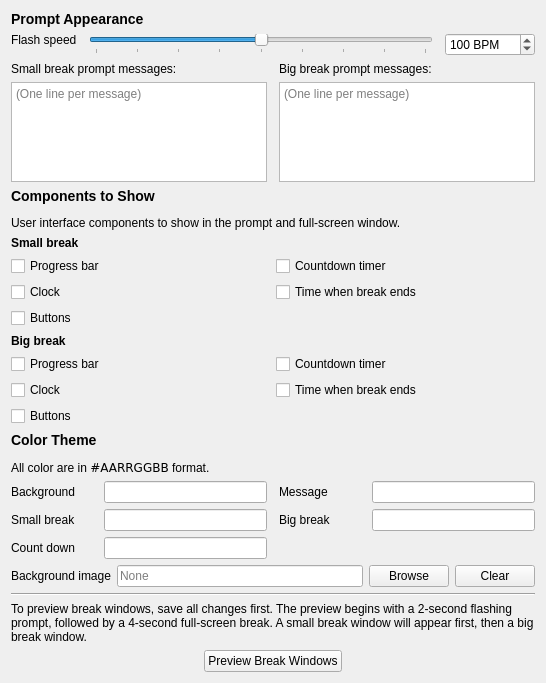
          <widget class="QWidget" name="UIPage">
           <layout class="QVBoxLayout" name="verticalLayout_3">
            <item>
             <widget class="QLabel" name="label_27">
              <property name="text">
               <string>&lt;h3&gt;Prompt Appearance&lt;/h3&gt;</string>
              </property>
             </widget>
            </item>
            <item>
             <layout class="QGridLayout" name="gridLayout_10" columnstretch="0,0,0">
              <property name="horizontalSpacing">
               <number>12</number>
              </property>
              <property name="verticalSpacing">
               <number>0</number>
              </property>
              <item row="0" column="0" rowspan="2">
               <widget class="QLabel" name="label_8">
                <property name="text">
                 <string>Flash speed</string>
                </property>
                <property name="alignment">
                 <set>Qt::AlignmentFlag::AlignLeading|Qt::AlignmentFlag::AlignLeft|Qt::AlignmentFlag::AlignTop</set>
                </property>
               </widget>
              </item>
              <item row="0" column="1">
               <widget class="QSlider" name="flashSpeedSlider">
                <property name="maximum">
                 <number>200</number>
                </property>
                <property name="pageStep">
                 <number>25</number>
                </property>
                <property name="value">
                 <number>100</number>
                </property>
                <property name="orientation">
                 <enum>Qt::Orientation::Horizontal</enum>
                </property>
                <property name="tickPosition">
                 <enum>QSlider::TickPosition::TicksBelow</enum>
                </property>
               </widget>
              </item>
              <item row="0" column="2">
               <widget class="QSpinBox" name="flashSpeedBox">
                <property name="suffix">
                 <string notr="true"> BPM</string>
                </property>
                <property name="maximum">
                 <number>65535</number>
                </property>
                <property name="value">
                 <number>100</number>
                </property>
               </widget>
              </item>
             </layout>
            </item>
            <item>
             <layout class="QGridLayout" name="gridLayout">
              <property name="horizontalSpacing">
               <number>12</number>
              </property>
              <item row="1" column="0">
               <widget class="QPlainTextEdit" name="smallBreakMessages">
                <property name="maximumSize">
                 <size>
                  <width>16777215</width>
                  <height>100</height>
                 </size>
                </property>
                <property name="placeholderText">
                 <string>(One line per message)</string>
                </property>
               </widget>
              </item>
              <item row="0" column="1">
               <widget class="QLabel" name="label_34">
                <property name="text">
                 <string>Big break prompt messages:</string>
                </property>
                <property name="wordWrap">
                 <bool>true</bool>
                </property>
               </widget>
              </item>
              <item row="0" column="0">
               <widget class="QLabel" name="label">
                <property name="text">
                 <string>Small break prompt messages:</string>
                </property>
                <property name="wordWrap">
                 <bool>true</bool>
                </property>
               </widget>
              </item>
              <item row="1" column="1">
               <widget class="QPlainTextEdit" name="bigBreakMessages">
                <property name="maximumSize">
                 <size>
                  <width>16777215</width>
                  <height>100</height>
                 </size>
                </property>
                <property name="placeholderText">
                 <string>(One line per message)</string>
                </property>
               </widget>
              </item>
             </layout>
            </item>
            <item>
             <widget class="QLabel" name="label_16">
              <property name="text">
               <string>&lt;h3&gt;Components to Show&lt;/h3&gt;

&lt;p&gt;User interface components to show in the prompt and full-screen window.&lt;/p&gt;</string>
              </property>
             </widget>
            </item>
            <item>
             <widget class="QLabel" name="label_9">
              <property name="text">
               <string>&lt;h4&gt;Small break&lt;/h4&gt;</string>
              </property>
             </widget>
            </item>
            <item>
             <layout class="QGridLayout" name="gridLayout_12">
              <item row="0" column="0">
               <widget class="QCheckBox" name="smallBreakShowProgressBar">
                <property name="text">
                 <string>Progress bar</string>
                </property>
               </widget>
              </item>
              <item row="1" column="1">
               <widget class="QCheckBox" name="smallBreakShowEndTime">
                <property name="text">
                 <string>Time when break ends</string>
                </property>
               </widget>
              </item>
              <item row="1" column="0">
               <widget class="QCheckBox" name="smallBreakShowClock">
                <property name="text">
                 <string>Clock</string>
                </property>
               </widget>
              </item>
              <item row="2" column="0">
               <widget class="QCheckBox" name="smallBreakShowButtons">
                <property name="text">
                 <string>Buttons</string>
                </property>
               </widget>
              </item>
              <item row="0" column="1">
               <widget class="QCheckBox" name="smallBreakShowCountdown">
                <property name="text">
                 <string>Countdown timer</string>
                </property>
               </widget>
              </item>
             </layout>
            </item>
            <item>
             <widget class="QLabel" name="label_29">
              <property name="text">
               <string>&lt;h4&gt;Big break&lt;/h4&gt;</string>
              </property>
             </widget>
            </item>
            <item>
             <layout class="QGridLayout" name="gridLayout_25">
              <item row="0" column="0">
               <widget class="QCheckBox" name="bigBreakShowProgressBar">
                <property name="text">
                 <string>Progress bar</string>
                </property>
               </widget>
              </item>
              <item row="1" column="1">
               <widget class="QCheckBox" name="bigBreakShowEndTime">
                <property name="text">
                 <string>Time when break ends</string>
                </property>
               </widget>
              </item>
              <item row="1" column="0">
               <widget class="QCheckBox" name="bigBreakShowClock">
                <property name="text">
                 <string>Clock</string>
                </property>
               </widget>
              </item>
              <item row="2" column="0">
               <widget class="QCheckBox" name="bigBreakShowButtons">
                <property name="text">
                 <string>Buttons</string>
                </property>
               </widget>
              </item>
              <item row="0" column="1">
               <widget class="QCheckBox" name="bigBreakShowCountdown">
                <property name="text">
                 <string>Countdown timer</string>
                </property>
               </widget>
              </item>
             </layout>
            </item>
            <item>
             <widget class="QLabel" name="label_2">
              <property name="text">
               <string>&lt;h3&gt;Color Theme&lt;/h3&gt;
All color are in &lt;code&gt;#AARRGGBB&lt;/code&gt; format.</string>
              </property>
             </widget>
            </item>
            <item>
             <layout class="QGridLayout" name="gridLayout_11" columnstretch="1,2,1,2">
              <property name="horizontalSpacing">
               <number>12</number>
              </property>
              <item row="1" column="3">
               <widget class="ColorEdit" name="bigHighlight">
                <property name="text">
                 <string/>
                </property>
                <property name="clearButtonEnabled">
                 <bool>false</bool>
                </property>
               </widget>
              </item>
              <item row="1" column="1">
               <widget class="ColorEdit" name="smallHighlight">
                <property name="text">
                 <string/>
                </property>
                <property name="clearButtonEnabled">
                 <bool>false</bool>
                </property>
               </widget>
              </item>
              <item row="2" column="1">
               <widget class="ColorEdit" name="countDownColor">
                <property name="text">
                 <string/>
                </property>
                <property name="clearButtonEnabled">
                 <bool>false</bool>
                </property>
               </widget>
              </item>
              <item row="0" column="3">
               <widget class="ColorEdit" name="messageColor">
                <property name="text">
                 <string/>
                </property>
                <property name="clearButtonEnabled">
                 <bool>false</bool>
                </property>
               </widget>
              </item>
              <item row="0" column="2">
               <widget class="QLabel" name="label_43">
                <property name="text">
                 <string>Message</string>
                </property>
               </widget>
              </item>
              <item row="0" column="0">
               <widget class="QLabel" name="label_42">
                <property name="text">
                 <string>Background</string>
                </property>
               </widget>
              </item>
              <item row="2" column="0">
               <widget class="QLabel" name="label_44">
                <property name="text">
                 <string>Count down</string>
                </property>
               </widget>
              </item>
              <item row="0" column="1">
               <widget class="ColorEdit" name="backgroundColor">
                <property name="text">
                 <string/>
                </property>
                <property name="clearButtonEnabled">
                 <bool>false</bool>
                </property>
               </widget>
              </item>
              <item row="1" column="2">
               <widget class="QLabel" name="label_41">
                <property name="text">
                 <string>Big break</string>
                </property>
               </widget>
              </item>
              <item row="1" column="0">
               <widget class="QLabel" name="label_30">
                <property name="text">
                 <string>Small break</string>
                </property>
               </widget>
              </item>
             </layout>
            </item>
            <item>
             <layout class="QHBoxLayout" name="backgroundImageLayout">
              <item>
               <widget class="QLabel" name="backgroundImageLabel">
                <property name="text">
                 <string>Background image</string>
                </property>
               </widget>
              </item>
              <item>
               <widget class="QLineEdit" name="backgroundImagePath">
                <property name="readOnly">
                 <bool>true</bool>
                </property>
                <property name="placeholderText">
                 <string notr="true">None</string>
                </property>
               </widget>
              </item>
              <item>
               <widget class="QPushButton" name="browseBackgroundImage">
                <property name="text">
                 <string>Browse</string>
                </property>
               </widget>
              </item>
              <item>
               <widget class="QPushButton" name="clearBackgroundImage">
                <property name="text">
                 <string>Clear</string>
                </property>
               </widget>
              </item>
             </layout>
            </item>
            <item>
             <widget class="Line" name="line">
              <property name="orientation">
               <enum>Qt::Orientation::Horizontal</enum>
              </property>
             </widget>
            </item>
            <item>
             <widget class="QLabel" name="label_19">
              <property name="text">
               <string>&lt;p&gt;To preview break windows, save all changes first. The preview begins with a 2-second flashing prompt, followed by a 4-second full-screen break. A small break window will appear first, then a big break window.&lt;/p&gt;</string>
              </property>
              <property name="wordWrap">
               <bool>true</bool>
              </property>
             </widget>
            </item>
            <item alignment="Qt::AlignmentFlag::AlignHCenter">
             <widget class="QPushButton" name="previewButton">
              <property name="text">
               <string>Preview Break Windows</string>
              </property>
             </widget>
            </item>
           </layout>
          </widget>
